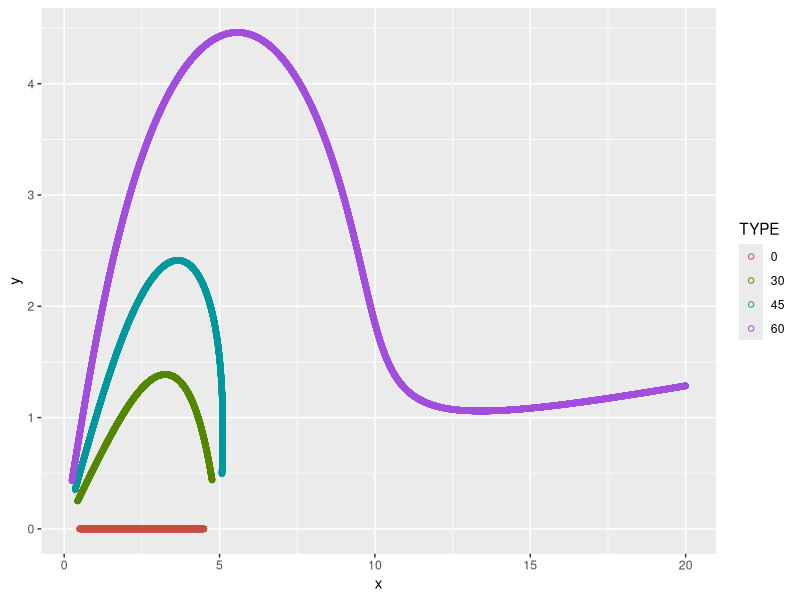

Source code (R): (Note: this script raises an error after producing the figure.)
rm(list=ls())
library(ggplot2)

D = 5
R = 0.5
epsilon <- 8.85e-12
#pi
#K = 1/(4*pi*epsilon)
K = 1
Q <- 1
Q1 <- 4*Q
Q2 <- -Q
#Q2 <- -4*Q

V_grad <- function(x,y, Q1, Q2)
{
  v1_grad <- function(x,y)
  {
    list(dvx = - K * Q1 * x * (x^2 + y^2)^(-3/2), dvy = - K * Q1 * y * (x^2 + y^2)^(-3/2))
  }
  
  v2_grad <- function(x,y)
  {
    list(dvx = K * Q2 * (D - x) * ((D-x)^2 + y^2)^(-3/2),  dvy = -K * Q2 * y *  ((D-x)^2 + y^2)^(-3/2))
  }
  
  v1_grad_res = v1_grad(x,y)
  v2_grad_res = v2_grad(x,y)
  
  list(V_grad_x = v1_grad_res$dvx + v2_grad_res$dvx,  V_grad_y = v1_grad_res$dvy + v2_grad_res$dvy)
}
  
E <- function(x,y, Q1, Q2)
{
   grads = V_grad(x,y, Q1, Q2)
   list(E_x=-grads$V_grad_x, E_y=-grads$V_grad_y)
}


#Directions make sense
E(4,0, Q1, Q2); #E.old(4,0, Q1, Q2)
E(9,0, Q1, Q2); #E.old(9,0, Q1, Q2)
E(-4,0, Q1, Q2); #E.old(-4,0, Q1, Q2)
E(0,4, Q1, Q2)

#at what theta, the angle is 60deg
theta1 = 0
theta2 = pi/2

bisection <- function(a,b, angle)
{
  obj   = tan(angle)
  
  if( (tan(b) - obj) * (tan(a) - obj) > 0)
    stop("Wrong choice of intervals")
  
  if(tan(a) == obj)
  {
    return(a)
  }
  
  if(tan(b) == obj)
  {
    return(b)
  }
  
  mn = min(a,b)
  mx = max(a,b)
  a = mn; b = mx
  #initial case
  theta = (a + b)/2
  if(abs(tan(theta) - obj) < 1e-10)
  {
    return(theta)
  }
  
  while(abs(tan(theta) - obj) > 1e-10)
  {
    print(sprintf("bisection: a=%s b=%s, theta = %s\n", a*180/pi, b*180/pi, theta * 180/pi))
    if( (tan(theta) - obj) * (tan(a) - obj) < 0 ){
      b = theta
    } else if ( (tan(theta) - obj) * (tan(b) - obj) < 0 ) {
      a = theta
    }
    theta = (a + b)/2
  }
  return(theta)
}


#angle = pi/3
getFieldPoints <- function(angle)
{
  #At this point angle is 60
  theta = bisection(0, pi/2, angle)
  print(sprintf("getFieldPoints: Angle = %s", theta * 180/pi))
  x0 = R * cos(theta)
  y0 = R * sin(theta)
  eField = E(x0,y0, Q1, Q2)
  print(eField)
  print(sprintf("getFieldPoints: Angle of field = %s degrees" , atan(eField$E_y/eField$E_x) * 180/pi))
  
  #from this we find the curve
  getNewCord <- function(x,y)
  {
    ds <- 0.001
    eField <- E(x,y, Q1, Q2)
    theta <- abs(atan(eField$E_y/eField$E_x))
    x_new <- x + ds * cos(theta) * sign(eField$E_x)
    y_new <- y + ds * sin(theta) * sign(eField$E_y)
    return(c(x_new, y_new))
  }
  
  CheckEntry <- function(x,y)
  {
    ((x - D)^2 + (y -0)^2 < R*R) || (x >= D + 30*R)
  }
  
  getPoints <- function(x0,y0)
  {
    entered = FALSE
    x = x0; y = y0;
    df <- data.frame(x=x0,y=y0)
    while(!entered)
    {
      print(sprintf("getPoints(angle=%s): X=%s, Y=%s\n", round(angle*180/pi,2), x,y))
      pt <- getNewCord(x,y)
      df <- rbind(df,c(pt[1], pt[2]))
      x = pt[1]; y = pt[2]
      entered = CheckEntry(x, y)
    }
    df
  }
  
  #debug(getPoints)
  ptdf <- getPoints(x0,y0)
  ptdf[["TYPE"]] <- sprintf("%s", round(angle * 180/pi,2))
  
  ptdf
}


dataDF <- rbind(getFieldPoints(0),
                getFieldPoints(pi/6),
                getFieldPoints(pi/4),
                getFieldPoints(pi/3))

# Extend the regression lines beyond the domain of the data
ggplot(dataDF, aes(x=x, y=y, color=TYPE)) + geom_point(shape=1) +
  scale_colour_hue(l=50)  # Use a slightly darker palette than normal


#add another circle
getCircle <- function(radius, center)
{
  xs <- seq(from = center[1] - radius, to = center[1] + radius, length.out = 1000)
  ys <- sqrt( radius*radius - (xs - center[1])^2)
  ysPos <- ys + center[2]
  ysNeg <- -ys + center[2]
  posDF <- data.frame(x = xs, y = ysPos)
  negDF <- data.frame(x = xs, y = ysNeg)
  return(rbind(posDF, negDF))
}


circdf1 <- getCircle(R, c(0,0))
circdf1[["TYPE"]] <- "sphere1"
circdf2 <- getCircle(R, c(D,0))
circdf2[["TYPE"]] <- "sphere2"

allDF <- rbind(dataDF, circdf1, circdf2)



# Extend the regression lines beyond the domain of the data
ggplot(allDF, aes(x=x, y=y, color=TYPE)) + geom_point(shape='....') +
  scale_colour_hue(l=50)   # Use a slightly darker palette than normal


#Specifically for 60deg : When charge equal
#debug(getFieldPoints)
df60 <- getFieldPoints(pi/4)
lastpoint <- df60[dim(df60)[1],]
fields <- E(lastpoint$x,lastpoint$y, Q1, Q2)
atan(abs(fields$E_y/fields$E_x)) * 180/pi

# Extend the regression lines beyond the domain of the data
ggplot(df60, aes(x=x, y=y, color=TYPE)) + geom_point(shape='....') +
  scale_colour_hue(l=50)   # Use a slightly darker palette than normal
